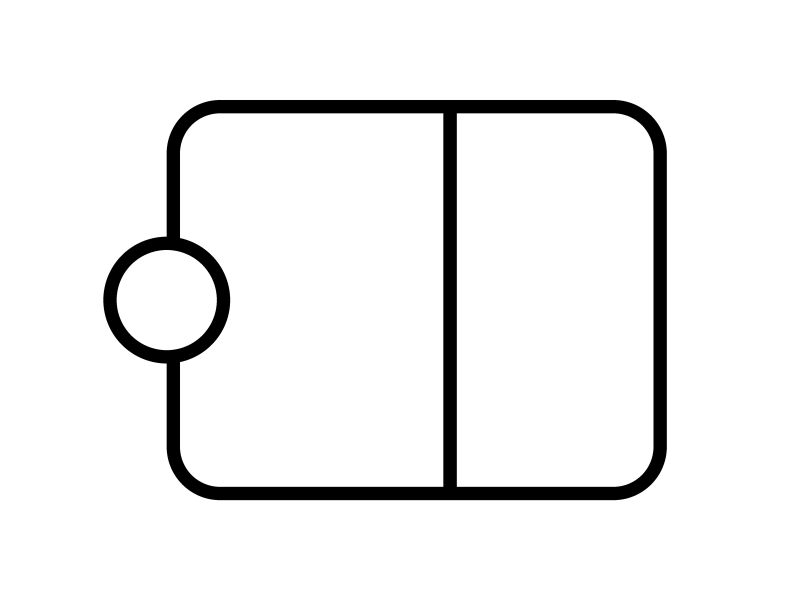
#> input picture maps/image/base track.png, 2400 x 1800 px (shown at 1/3 size)
$ python pathToMap.py -img '../maps/image/base track.png' -out out
#> lines starting #> are read from the running program, lines starting #| are printed output that depends on the picture; after the words box and inside, x2 and y2 are one past the last pixel; in counts of white or black regions, pixels touching at a corner belong together
"""Convert a dark-path raster image into a draft graph map."""

from __future__ import annotations

import argparse
import json
import math
from collections import deque
from pathlib import Path
from typing import Iterable

import numpy as np
from PIL import Image, ImageOps

Pixel = tuple[int, int]
PixelLink = frozenset[Pixel]


def _neighbors(pixel: Pixel, foreground: set[Pixel]) -> list[Pixel]:
    x, y = pixel
    result = []
    for dy in (-1, 0, 1):
        for dx in (-1, 0, 1):
            if dx == 0 and dy == 0:
                continue
            neighbor = (x + dx, y + dy)
            if neighbor not in foreground:
                continue
            if dx and dy and (
                (x + dx, y) in foreground or (x, y + dy) in foreground
            ):
                continue
            result.append(neighbor)
    return result


def _thin(binary: np.ndarray) -> np.ndarray:
    image = binary.copy()
    height, width = image.shape
    max_iterations = max(height, width)

    for _ in range(max_iterations):
        changed = False
        for phase in (0, 1):
            padded = np.pad(image, 1)
            north = padded[:-2, 1:-1]
            northeast = padded[:-2, 2:]
            east = padded[1:-1, 2:]
            southeast = padded[2:, 2:]
            south = padded[2:, 1:-1]
            southwest = padded[2:, :-2]
            west = padded[1:-1, :-2]
            northwest = padded[:-2, :-2]

            neighbors = (
                north.astype(np.uint8)
                + northeast
                + east
                + southeast
                + south
                + southwest
                + west
                + northwest
            )
            transitions = (
                (~north & northeast).astype(np.uint8)
                + (~northeast & east)
                + (~east & southeast)
                + (~southeast & south)
                + (~south & southwest)
                + (~southwest & west)
                + (~west & northwest)
                + (~northwest & north)
            )

            if phase == 0:
                preserve = ~(north & east & south) & ~(east & south & west)
            else:
                preserve = ~(north & east & west) & ~(north & south & west)

            remove = (
                image
                & (neighbors >= 2)
                & (neighbors <= 6)
                & (transitions == 1)
                & preserve
            )
            if np.any(remove):
                image[remove] = False
                changed = True
        if not changed:
            break
    return image


def _components(pixels: Iterable[Pixel], adjacency: dict[Pixel, list[Pixel]]) -> list[set[Pixel]]:
    remaining = set(pixels)
    components = []
    while remaining:
        seed = remaining.pop()
        component = {seed}
        queue = [seed]
        while queue:
            current = queue.pop()
            for neighbor in adjacency[current]:
                if neighbor in remaining:
                    remaining.remove(neighbor)
                    component.add(neighbor)
                    queue.append(neighbor)
        components.append(component)
    return components


def trace_path_map(
    image_path: str | Path,
    output_dir: str | Path,
    threshold: int = 128,
    max_dimension: int = 600,
    pixels_per_meter: float | None = None,
) -> Path:
#> called with threshold = 128, max_dimension = 600
    image_path = Path(image_path)
    output_dir = Path(output_dir)
    if not image_path.is_file():
        raise FileNotFoundError(f"Input image not found: {image_path}")
    if not 0 <= threshold <= 255:
        raise ValueError("Threshold must be between 0 and 255.")
    if max_dimension < 32:
        raise ValueError("Maximum processing dimension must be at least 32 pixels.")
    if pixels_per_meter is not None and (
        not math.isfinite(pixels_per_meter) or pixels_per_meter <= 0
    ):
        raise ValueError("Pixels per meter must be a positive finite number.")

    with Image.open(image_path) as source:
#> source is the input picture: PIL image 2400x1800 RGB; min 0, max 255, mean 238.9
        grayscale = ImageOps.grayscale(source.convert("RGBA"))
        original_width, original_height = grayscale.size
#> original_width = 2400; original_height = 1800
        resize_ratio = min(1.0, max_dimension / max(original_width, original_height))
#> resize_ratio = 0.25
        if resize_ratio < 1.0:
            processed_size = (
                max(1, round(original_width * resize_ratio)),
                max(1, round(original_height * resize_ratio)),
            )
#> processed_size = (600, 450)
            grayscale = grayscale.resize(processed_size, Image.Resampling.BOX)
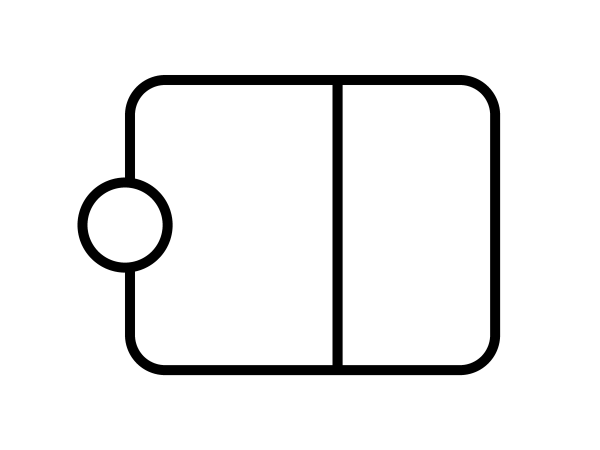
#> grayscale: PIL image 600x450 L; min 0, max 255, mean 238.9
        else:
            processed_size = grayscale.size

        binary = np.asarray(grayscale) < threshold
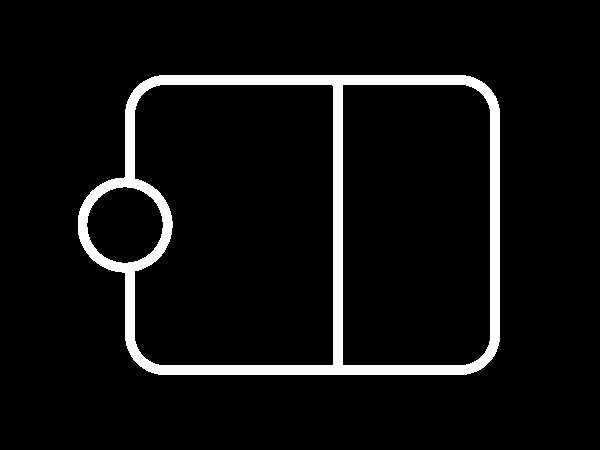
#> binary: shape (450, 600) bool; 6.3% white; 1 white region, box (x1, y1, x2, y2) and area: (78, 75, 500, 375) 17014

    if not np.any(binary):
        raise ValueError("The image contains no dark path pixels at this threshold.")

    skeleton = _thin(binary)
#> after the loop in _thin, `for _ in range(max_iterations):`:
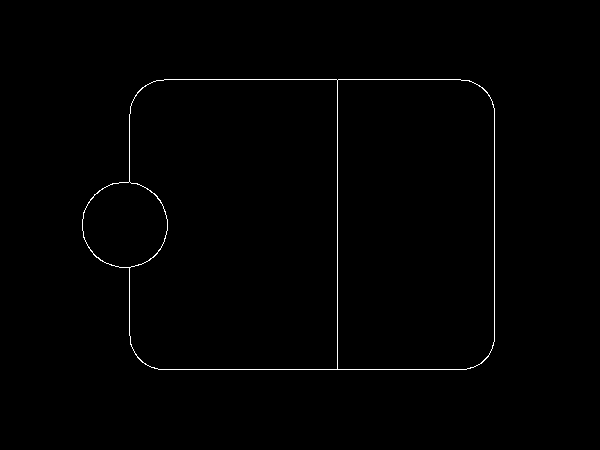
#> image: shape (450, 600) bool; 0.65% white in thin lines or dots, all inside (x1, y1, x2, y2) = (82, 79, 495, 370)
    foreground = {
        (int(x), int(y))
        for y, x in np.argwhere(skeleton)
    }
#> foreground = 1753 items
    if not foreground:
        raise ValueError("Could not extract a centerline from the image.")

    adjacency = {pixel: _neighbors(pixel, foreground) for pixel in foreground}
#> adjacency = 1753 items
    key_pixels = {
        pixel for pixel, neighbors in adjacency.items() if len(neighbors) != 2
    }
#> key_pixels = 4 items

    # A closed track with no intersections still needs an anchor node.
    components = _components(foreground, adjacency)
#> components = 1 item
    for component in components:
        if not any(pixel in key_pixels for pixel in component):
            key_pixels.add(min(component, key=lambda pixel: (pixel[1], pixel[0])))
#> this loop made 1 pass

    key_adjacency = {
        pixel: [neighbor for neighbor in adjacency[pixel] if neighbor in key_pixels]
        for pixel in key_pixels
    }
#> key_adjacency = {(337, 80): [], (129, 181): [], (129, 267): [], (337, 369): []}
    node_components = _components(key_pixels, key_adjacency)
#> node_components = 4 items
    pixel_to_node: dict[Pixel, int] = {}
    for node_index, component in enumerate(node_components):
        for pixel in component:
            pixel_to_node[pixel] = node_index
#> this loop made 4 passes
#> after the loop, pixel_to_node = {(337, 80): 0, (129, 181): 1, (129, 267): 2, (337, 369): 3}

    edges = []
    visited_links: set[PixelLink] = set()
    scale_to_original = original_width / processed_size[0]
#> scale_to_original = 4

    for source_index, component in enumerate(node_components):
        for start_pixel in sorted(component):
            for first_pixel in adjacency[start_pixel]:
                if first_pixel in component:
                    continue
                first_link = frozenset((start_pixel, first_pixel))
                if first_link in visited_links:
                    continue

                path = [start_pixel, first_pixel]
                visited_links.add(first_link)
                previous = start_pixel
                current = first_pixel

                while current not in pixel_to_node:
                    choices = [p for p in adjacency[current] if p != previous]
                    if not choices:
                        break
                    next_pixel = choices[0]
                    link = frozenset((current, next_pixel))
                    if link in visited_links:
                        break
                    visited_links.add(link)
                    path.append(next_pixel)
                    previous, current = current, next_pixel

                if current not in pixel_to_node:
                    continue
                target_index = pixel_to_node[current]
                if source_index == target_index and len(path) < 4:
                    continue

                length_pixels = sum(
                    math.hypot(b[0] - a[0], b[1] - a[1])
                    for a, b in zip(path, path[1:])
                ) * scale_to_original
                length = (
                    length_pixels / pixels_per_meter
                    if pixels_per_meter is not None
                    else length_pixels
                )
                if length <= 0:
                    continue

                original_points = [
                    [
                        round(x * scale_to_original, 2),
                        round(y * scale_to_original, 2),
                    ]
                    for x, y in path
                ]
                edges.append(
                    {
                        "id": f"edge-{len(edges) + 1:03d}",
                        "from": f"node-{source_index + 1:03d}",
                        "to": f"node-{target_index + 1:03d}",
                        "distance": round(length, 3),
                        "bidirectional": True,
                        "geometry": original_points,
                    }
                )
#> after the loop, edges = 6 items; visited_links = 1755 items

    node_records = []
    for index, component in enumerate(node_components):
        x = sum(pixel[0] for pixel in component) / len(component) * scale_to_original
        y = sum(pixel[1] for pixel in component) / len(component) * scale_to_original
        degree = sum(
            1
            for pixel in component
            for neighbor in adjacency[pixel]
            if neighbor not in component
        )
        kind = "junction" if degree > 2 else "endpoint" if degree == 1 else "loop-anchor"
        node_records.append(
            {
                "id": f"node-{index + 1:03d}",
                "name": f"{kind.replace('-', ' ').title()} {index + 1}",
                "x": round(x, 2),
                "y": round(y, 2),
                "degree": degree,
                "kind": kind,
            }
        )
#> this loop made 4 passes
#> (x, y) on passes 1 to 4: (1348, 320), (516, 724), (516, 1068), (1348, 1476)
#> after the loop, node_records = 4 items

    map_data = {
        "map_id": image_path.stem,
        "version": 1,
        "source_image": image_path.name,
        "coordinate_system": {
            "type": "image_pixels",
            "origin": "top_left",
            "units": "meters" if pixels_per_meter is not None else "pixels",
            "pixels_per_meter": pixels_per_meter,
            "webots_transform_calibrated": False,
        },
        "conversion": {
            "status": "draft_requires_visual_review",
            "threshold": threshold,
            "processed_dimensions": list(processed_size),
            "original_dimensions": [original_width, original_height],
        },
        "nodes": node_records,
        "edges": edges,
    }

    output_dir.mkdir(parents=True, exist_ok=True)
    output_path = output_dir / f"{image_path.stem}.json"
    output_path.write_text(
        json.dumps(map_data, indent=2) + "\n",
        encoding="utf-8",
    )
    return output_path


def main() -> None:
    parser = argparse.ArgumentParser(
        description="Convert a dark-path image to a draft node/edge map JSON."
    )
    parser.add_argument("-img", required=True, type=Path, help="Track image path.")
    parser.add_argument("-out", required=True, type=Path, help="Output directory.")
    parser.add_argument(
        "--threshold",
        type=int,
        default=128,
        help="Grayscale threshold from 0 to 255 (default: 128).",
    )
    parser.add_argument(
        "--max-dimension",
        type=int,
        default=600,
        help="Maximum image dimension used for skeletonization (default: 600).",
    )
    parser.add_argument(
        "--pixels-per-meter",
        type=float,
        help="Calibrated image scale; omit to keep edge lengths in pixels.",
    )
    args = parser.parse_args()

    try:
        output_path = trace_path_map(
            args.img,
            args.out,
            threshold=args.threshold,
            max_dimension=args.max_dimension,
            pixels_per_meter=args.pixels_per_meter,
        )
    except (OSError, ValueError) as error:
        parser.error(str(error))

    print(f"Draft map written to {output_path}")
    print("Review the extracted nodes/edges and calibrate the image-to-Webots transform.")


if __name__ == "__main__":
    main()
